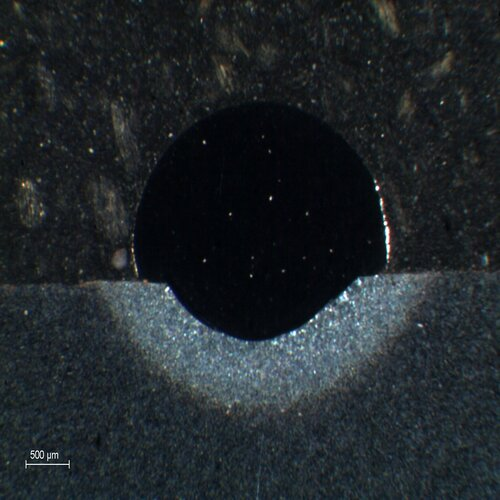
#> input picture teste.jpg, 500 x 500 px
$ python -i ColorAnalysis.py   (imports and definitions only)
#> lines starting #> are read from the running program, lines starting #| are printed output that depends on the picture
#> further down, picture is the input picture: shape (500, 500, 3); mean B, G, R 42.5, 38.5, 32.3
#Tem por objetivo medir as cores (intensidade de cinza) de 5 imagens
#(A10,23,28,30 e 45) para medir em relacao a imagem teste (A4)
import cv2 as cv
import numpy as np
# [1 line not run here, left out]
# [27 lines left out: functions CorteSobrestrato, CorteSubstrato, not called in this run]

#*************************************Prefiltros*************************************
def Filtro1(imagem): #Median Blur (15), Pyramid Mean Shift (35,32)-> para Arev e Sobrestrato
    #Pre filtragem
    cv.convertScaleAbs(imagem,imagem, 2,0)
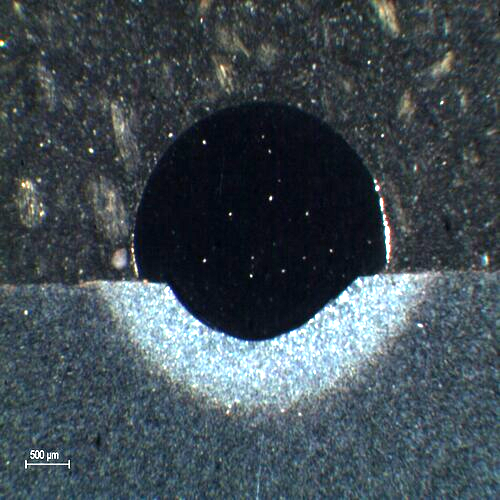
#> imagem: shape (500, 500, 3); mean B, G, R 83.7, 76.2, 64.1
    imagem = cv.medianBlur(imagem,7)
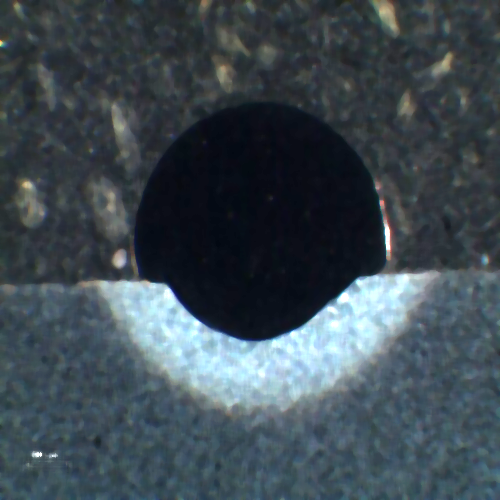
#> imagem: shape (500, 500, 3); mean B, G, R 82.7, 74.7, 62.4
    try:
        imagem = cv.pyrMeanShiftFiltering(imagem, 25, 30)
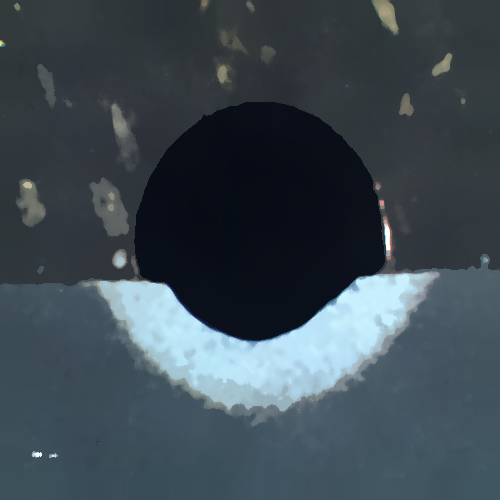
#> imagem: shape (500, 500, 3); mean B, G, R 81.8, 73.5, 61
        imagem = cv.cvtColor(imagem, cv.COLOR_BGR2GRAY)
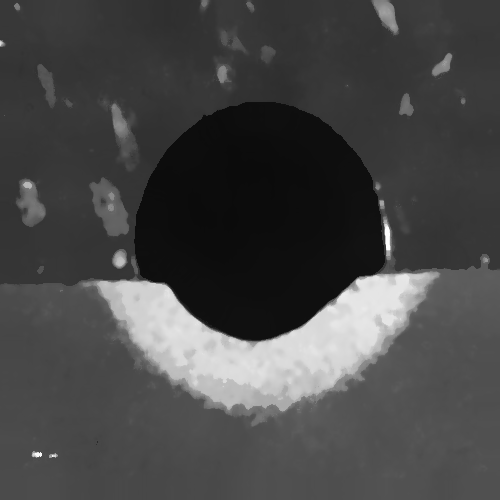
#> imagem: shape (500, 500); min 11, max 254, mean 70.7
    except:
        print("imagem ja esta em P&B, por isso nao pode passar por um filtro")
        #adicionar algum filtro de media aqui
    return imagem

# [19 lines left out: function Filtro2, not called in this run]

#*************************************THRESHOLD*************************************
#maximos
max_intensidade = 255; max_tipo = 5
#variaveis para Filtro sao duas: tipo e intensidade
tipo_ = 0; intensidade_ = 50

# [132 lines left out: functions ThreshIntensidade, ThreshTipo, Thresh, Main, Interface, not called in this run]
#*************************************Main*************************************
# [1 line not run here, left out]

>>> import cv2
>>> picture = cv2.imread('teste.jpg')
>>> result = Filtro1(picture)
